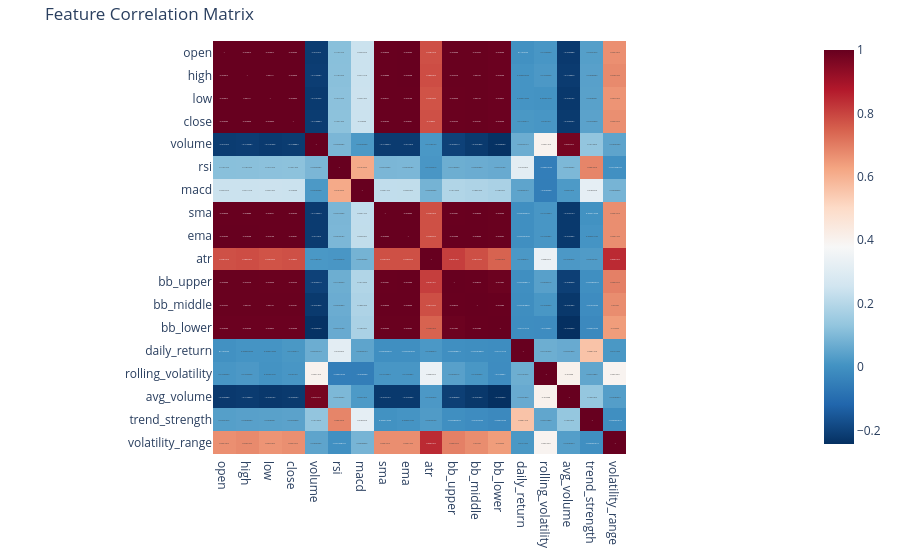

Here is the notebook cell this chart was saved with:
### Markdown cell above
### Correlation Matrix

Now, we will plot the correlation heatmap to check how strongly the features are correlated with each other

### Code cell
import plotly.express as px

# Dropping the non-numeric columns
num_df = full_df.select_dtypes(include='number')

# Computing the correlation matrix
corr_matrix = num_df.corr()

# Plotting
fig = px.imshow(corr_matrix,
                text_auto=True,
                color_continuous_scale='RdBu_r',
                title="Feature Correlation Matrix")
fig.update_layout(margin=dict(l=40, r=40, t=40, b=40))
fig.show()

### Figure 1 — Plotly figure (JSON) as saved in the notebook; plotly's stock layout.template omitted (floating-point values rounded to 4 significant figures; data arrays with more than 128 entries replaced by an {"elided": "..."} marker saying what was removed)
{"data": [{"coloraxis": "coloraxis", "hovertemplate": "x: %{x}<br>y: %{y}<br>color: %{z}<extra></extra>", "name": "0", "texttemplate": "%{z}", "type": "heatmap", "x": ["open", "high", "low", "close", "volume", "rsi", "macd", "sma", "ema", "atr", "bb_upper", "bb_middle", "bb_lower", "daily_return", "rolling_volatility", "avg_volume", "trend_strength", "volatility_range"], "xaxis": "x", "y": ["open", "high", "low", "close", "volume", "rsi", "macd", "sma", "ema", "atr", "bb_upper", "bb_middle", "bb_lower", "daily_return", "rolling_volatility", "avg_volume", "trend_strength", "volatility_range"], "yaxis": "y", "z": {"elided": "18x18 float values"}}], "layout": {"coloraxis": {"colorscale": [[0, "rgb(5,48,97)"], [0.1, "rgb(33,102,172)"], [0.2, "rgb(67,147,195)"], [0.3, "rgb(146,197,222)"], [0.4, "rgb(209,229,240)"], [0.5, "rgb(247,247,247)"], [0.6, "rgb(253,219,199)"], [0.7, "rgb(244,165,130)"], [0.8, "rgb(214,96,77)"], [0.9, "rgb(178,24,43)"], [1, "rgb(103,0,31)"]]}, "margin": {"b": 40, "l": 40, "r": 40, "t": 40}, "title": {"text": "Feature Correlation Matrix"}, "xaxis": {"anchor": "y", "constrain": "domain", "domain": [0, 1], "scaleanchor": "y"}, "yaxis": {"anchor": "x", "autorange": "reversed", "constrain": "domain", "domain": [0, 1]}}}
